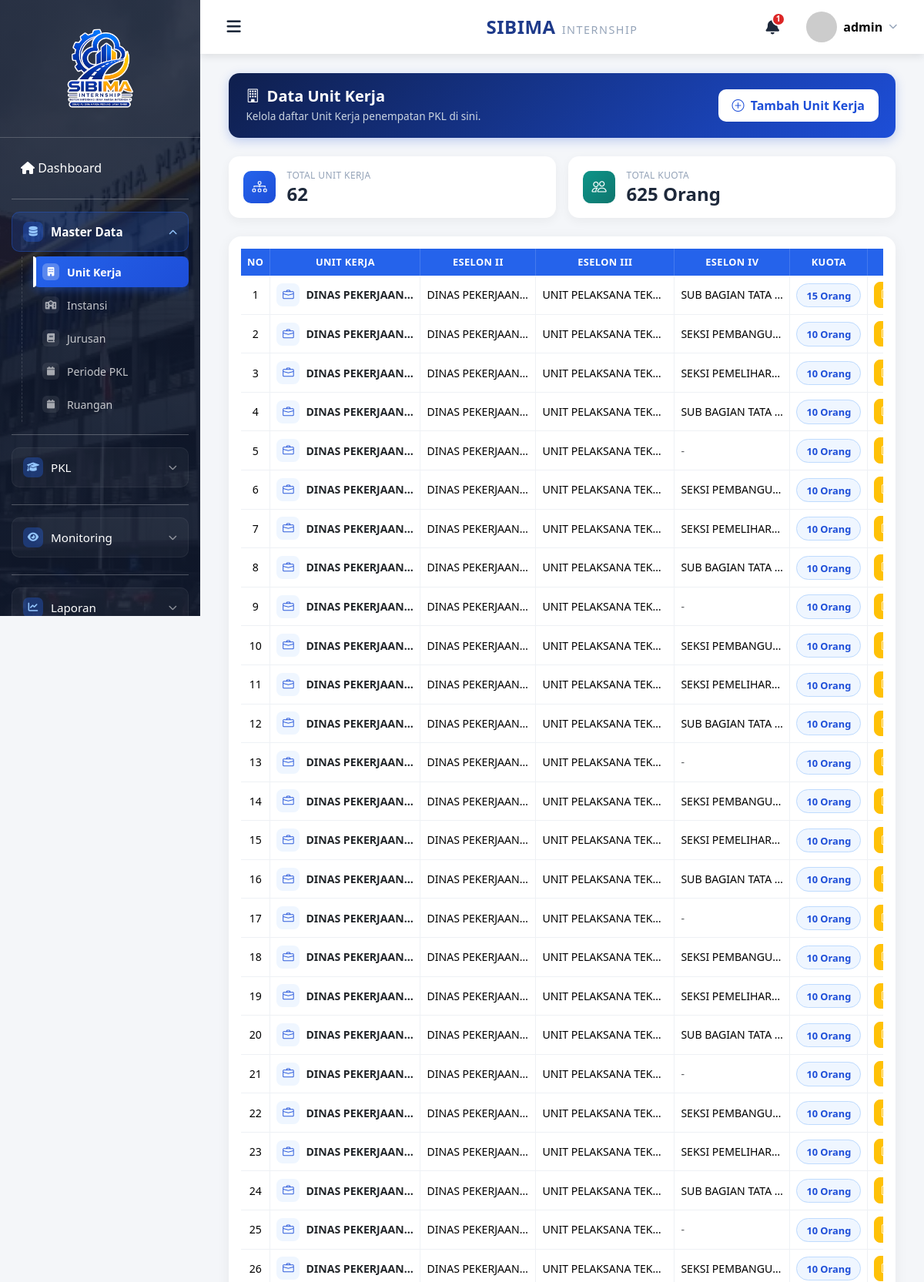
/admin/unit_kerja/index.php (signed in, upper part), run on the app's committed database.
### tables this page shows
CREATE TABLE `unit_kerja` (
  `id` int(11) NOT NULL,
  `unit_kerja` varchar(255) NOT NULL,
  `unit_kerja_es_ii` varchar(255) DEFAULT NULL,
  `unit_kerja_es_iii` varchar(255) DEFAULT NULL,
  `unit_kerja_es_iv` varchar(255) DEFAULT NULL,
  `kuota` int(11) NOT NULL DEFAULT 0
);

### admin/unit_kerja/index.php (the view, shortened to what this page needs)
<?php
    include "../../config/config.php";
    function iconUnitKerja($nama)
    {
    $nama = strtolower($nama);
    if (str_contains($nama, 'sekretar')) {
        return 'bi-folder2-open';
    }
    return 'bi-briefcase';
    }
    $data = mysqli_query($conn, "
SELECT *
FROM unit_kerja
ORDER BY id DESC
");
    $stat = mysqli_fetch_assoc(mysqli_query($conn, "
    SELECT COUNT(*) AS total_unitkerja, SUM(kuota) AS total_kuota
    FROM unit_kerja
"));
    $totalUnitKerja = $stat['total_unitkerja'] ?? 0;
    $totalKuota     = $stat['total_kuota'] ?? 0;
    include "../../include/header.php";
    include "../../include/navbar.php";
    include "../../include/sidebar.php";
?>
<div class="container-fluid">
    <div class="page-header-bar">
        <div>
            <h3><i class="bi bi-building me-2"></i>Data Unit Kerja</h3>
            <p>Kelola daftar Unit Kerja penempatan PKL di sini.</p>
        </div>
        <a href="tambah.php" class="btn btn-tambah">
            <i class="bi bi-plus-circle me-1"></i> Tambah Unit Kerja
        </a>
    </div>
    <div class="stat-row">
        <div class="stat-card">
            <div class="stat-icon blue"><i class="bi bi-diagram-3"></i></div>
            <div>
                <small>Total Unit Kerja</small>
                <h4><?php echo $totalUnitKerja; ?></h4>
            </div>
        </div>
        <div class="stat-card">
            <div class="stat-icon teal"><i class="bi bi-people"></i></div>
            <div>
                <small>Total Kuota</small>
                <h4><?php echo $totalKuota; ?> Orang</h4>
            </div>
        </div>
    </div>
    <div class="card card-table">
        <div class="card-body">
            <div class="table-responsive">
                <table id="tabelUnitKerja" class="table table-hover datatable">
                    <thead>
                        <tr>
                            <th width="5%">No</th>
                            <th width="23%">Unit Kerja</th>
                            <th class="text-left-col" width="18%">Eselon II</th>
                            <th class="text-left-col" width="22%">Eselon III</th>
                            <th class="text-left-col" width="18%">Eselon IV</th>
                            <th style="width: 8%; text-align: center;">Kuota</th>
                            <th width="6%">Aksi</th>
                        </tr>
                    </thead>
                    <tbody>
                        <?php
                            $no = 1;
                            if (mysqli_num_rows($data) > 0) {
                                while ($row = mysqli_fetch_assoc($data)) {
                                    $iconClass = iconUnitKerja($row['unit_kerja']);
                                ?>
                        <tr>
                            <td><?php echo $no++; ?></td>
                            <td style="max-width: 200px;">
                                <a href="detail_penempatan.php?id=<?php echo $row['id']; ?>"
                                    class="text-decoration-none d-flex align-items-center justify-content-center" title="<?php echo htmlspecialchars($row['unit_kerja']); ?>">
                                    <span class="unit-icon"><i class="bi <?php echo $iconClass; ?>"></i></span>
                                    <span class="fw-bold text-dark text-truncate text-start" style="max-width: 140px;"><?php echo htmlspecialchars($row['unit_kerja']); ?></span>
                                </a>
                            </td>
                            <td class="text-left-col text-truncate" style="max-width: 150px;" title="<?php echo htmlspecialchars($row['unit_kerja_es_ii'] ?? ''); ?>">
                                <?php echo ! empty($row['unit_kerja_es_ii']) ? htmlspecialchars($row['unit_kerja_es_ii']) : '<span class="text-muted">-</span>'; ?>
                            </td>
                            <td class="text-left-col text-truncate" style="max-width: 180px;" title="<?php echo htmlspecialchars($row['unit_kerja_es_iii'] ?? ''); ?>">
                                <?php echo ! empty($row['unit_kerja_es_iii']) ? htmlspecialchars($row['unit_kerja_es_iii']) : '<span class="text-muted">-</span>'; ?>
                            </td>
                            <td class="text-left-col text-truncate" style="max-width: 150px;" title="<?php echo htmlspecialchars($row['unit_kerja_es_iv'] ?? ''); ?>">
                                <?php echo ! empty($row['unit_kerja_es_iv']) ? htmlspecialchars($row['unit_kerja_es_iv']) : '<span class="text-muted">-</span>'; ?>
                            </td>
                            <td><span class="badge-kuota"><?php echo $row['kuota']; ?> Orang</span></td>
                            <td>
                                <div class="action-group">
                                    <a href="edit.php?id=<?php echo $row['id']; ?>"
                                        class="btn btn-warning btn-sm text-white" title="Edit">
                                        <i class="bi bi-pencil-square"></i>
                                    </a>
                                </div>
                            </td>
                        </tr>
                        <?php
                            }
                            }
                        ?>
                    </tbody>
                </table>
            </div>
        </div>
    </div>
</div>
<?php
    include "../../include/footer.php";
?>

### assets/css/style.css (style rules this page uses)
* { margin:0; padding:0; box-sizing:border-box; }
body { background:#f4f6f9; font-family:'Segoe UI',sans-serif; }
a { text-decoration:none; }
.card { border:none; border-radius:15px; box-shadow:0 5px 15px rgba(0,0,0,.08); }

### admin/unit_kerja/index.php (style rules this page uses)
.page-header-bar { display: flex; justify-content: space-between; align-items: center; margin-bottom: 1.5rem; background: linear-gradient(135deg, #0f1f4d, #1d4ed8); border-radius: 14px; padding: 1.1rem 1.4rem; box-shadow: 0 4px 14px rgba(29, 78, 216, 0.25); }
.page-header-bar h3 { font-weight: 700; color: #fff; margin: 0; font-size: 1.25rem; display: flex; align-items: center; }
.page-header-bar h3 i { font-size: 1.1rem; margin-right: 0.6rem !important; }
.page-header-bar p { color: #cbd5e1; font-size: 0.85rem; margin: 0.25rem 0 0; }
.page-header-bar .btn-tambah { background: #fff; color: #1d4ed8; box-shadow: none; }
.btn-tambah { border-radius: 10px; font-weight: 600; padding: 0.55rem 1.1rem; background: linear-gradient(135deg, #2563eb, #1d4ed8); border: none; box-shadow: 0 4px 10px rgba(37, 99, 235, 0.3); color: #fff; }
.stat-row { display: grid; grid-template-columns: repeat(2, 1fr); gap: 1rem; margin-bottom: 1.5rem; }
.stat-card { background: #fff; border-radius: 14px; padding: 1rem 1.2rem; display: flex; align-items: center; gap: 0.9rem; box-shadow: 0 4px 14px rgba(0, 0, 0, 0.05); }
.stat-icon { width: 42px; height: 42px; border-radius: 10px; display: flex; align-items: center; justify-content: center; font-size: 1.2rem; color: #fff; flex-shrink: 0; }
.stat-icon.blue { background: linear-gradient(135deg, #2563eb, #1d4ed8); }
.stat-icon.teal { background: linear-gradient(135deg, #0d9488, #0f766e); }
.stat-card small { display: block; color: #94a3b8; font-size: 0.75rem; text-transform: uppercase; letter-spacing: 0.4px; }
.stat-card h4 { margin: 0.1rem 0 0; font-weight: 700; color: #1e293b; }
.card-table { border: none; border-radius: 16px; box-shadow: 0 4px 18px rgba(0, 0, 0, 0.06); }
table.datatable { border-collapse: separate !important; border-spacing: 0; width: 100% !important; }
table.datatable thead th { background: #2563eb; color: #fff; border: none !important; font-size: 0.8rem; text-transform: uppercase; letter-spacing: 0.4px; white-space: nowrap; text-align: center; border-right: 1px solid rgba(255, 255, 255, 0.15) !important; }
table.datatable thead th:last-child { border-right: none !important; }
table.datatable tbody td { vertical-align: middle; font-size: 0.88rem; border-color: #eef1f5 !important; text-align: center; border-right: 1px solid #eef1f5; }
table.datatable tbody td:last-child { border-right: none; }
.badge-kuota { background: #eff6ff; color: #1d4ed8; border: 1px solid #bfdbfe; padding: 0.35rem 0.75rem; border-radius: 20px; font-weight: 600; font-size: 0.8rem; white-space: nowrap; }
table.datatable tbody td.text-left-col { text-align: left !important; }
.unit-icon { width: 30px; height: 30px; border-radius: 8px; background: #eff6ff; color: #1d4ed8; display: inline-flex; align-items: center; justify-content: center; margin-right: 0.5rem; font-size: 0.9rem; flex-shrink: 0; }
.action-group { display: flex; align-items: center; justify-content: center; gap: 0.4rem; }
.action-group .btn { border-radius: 8px; font-size: 0.85rem; padding: 0.35rem 0.5rem; }

### data on the page
unit_kerja: unit_kerja "DINAS PEKERJAAN…", unit_kerja_es_ii "DINAS PEKERJAAN…", unit_kerja_es_iii "UNIT PELAKSANA TEK…", unit_kerja_es_iv "SUB BAGIAN TATA…", kuota "15"
unit_kerja: unit_kerja "DINAS PEKERJAAN…", unit_kerja_es_ii "DINAS PEKERJAAN…", unit_kerja_es_iii "UNIT PELAKSANA TEK…", unit_kerja_es_iv "SEKSI PEMBANGU…", kuota "10"
unit_kerja: unit_kerja "DINAS PEKERJAAN…", unit_kerja_es_ii "DINAS PEKERJAAN…", unit_kerja_es_iii "UNIT PELAKSANA TEK…", unit_kerja_es_iv "SEKSI PEMELIHAR…", kuota "10"
unit_kerja: unit_kerja "DINAS PEKERJAAN…", unit_kerja_es_ii "DINAS PEKERJAAN…", unit_kerja_es_iii "UNIT PELAKSANA TEK…", unit_kerja_es_iv "SUB BAGIAN TATA…", kuota "10"
unit_kerja: unit_kerja "DINAS PEKERJAAN…", unit_kerja_es_ii "DINAS PEKERJAAN…", unit_kerja_es_iii "UNIT PELAKSANA TEK…", kuota "10"
unit_kerja: unit_kerja "DINAS PEKERJAAN…", unit_kerja_es_ii "DINAS PEKERJAAN…", unit_kerja_es_iii "UNIT PELAKSANA TEK…", unit_kerja_es_iv "SEKSI PEMBANGU…", kuota "10"
unit_kerja: unit_kerja "DINAS PEKERJAAN…", unit_kerja_es_ii "DINAS PEKERJAAN…", unit_kerja_es_iii "UNIT PELAKSANA TEK…", unit_kerja_es_iv "SEKSI PEMELIHAR…", kuota "10"
unit_kerja: unit_kerja "DINAS PEKERJAAN…", unit_kerja_es_ii "DINAS PEKERJAAN…", unit_kerja_es_iii "UNIT PELAKSANA TEK…", unit_kerja_es_iv "SUB BAGIAN TATA…", kuota "10"
unit_kerja: unit_kerja "DINAS PEKERJAAN…", unit_kerja_es_ii "DINAS PEKERJAAN…", unit_kerja_es_iii "UNIT PELAKSANA TEK…", kuota "10"
unit_kerja: unit_kerja "DINAS PEKERJAAN…", unit_kerja_es_ii "DINAS PEKERJAAN…", unit_kerja_es_iii "UNIT PELAKSANA TEK…", unit_kerja_es_iv "SEKSI PEMBANGU…", kuota "10"
unit_kerja: unit_kerja "DINAS PEKERJAAN…", unit_kerja_es_ii "DINAS PEKERJAAN…", unit_kerja_es_iii "UNIT PELAKSANA TEK…", unit_kerja_es_iv "SEKSI PEMELIHAR…", kuota "10"
unit_kerja: unit_kerja "DINAS PEKERJAAN…", unit_kerja_es_ii "DINAS PEKERJAAN…", unit_kerja_es_iii "UNIT PELAKSANA TEK…", unit_kerja_es_iv "SUB BAGIAN TATA…", kuota "10"
unit_kerja: unit_kerja "DINAS PEKERJAAN…", unit_kerja_es_ii "DINAS PEKERJAAN…", unit_kerja_es_iii "UNIT PELAKSANA TEK…", kuota "10"
unit_kerja: unit_kerja "DINAS PEKERJAAN…", unit_kerja_es_ii "DINAS PEKERJAAN…", unit_kerja_es_iii "UNIT PELAKSANA TEK…", unit_kerja_es_iv "SEKSI PEMBANGU…", kuota "10"
unit_kerja: unit_kerja "DINAS PEKERJAAN…", unit_kerja_es_ii "DINAS PEKERJAAN…", unit_kerja_es_iii "UNIT PELAKSANA TEK…", unit_kerja_es_iv "SEKSI PEMELIHAR…", kuota "10"
unit_kerja: unit_kerja "DINAS PEKERJAAN…", unit_kerja_es_ii "DINAS PEKERJAAN…", unit_kerja_es_iii "UNIT PELAKSANA TEK…", unit_kerja_es_iv "SUB BAGIAN TATA…", kuota "10"
unit_kerja: unit_kerja "DINAS PEKERJAAN…", unit_kerja_es_ii "DINAS PEKERJAAN…", unit_kerja_es_iii "UNIT PELAKSANA TEK…", kuota "10"
unit_kerja: unit_kerja "DINAS PEKERJAAN…", unit_kerja_es_ii "DINAS PEKERJAAN…", unit_kerja_es_iii "UNIT PELAKSANA TEK…", unit_kerja_es_iv "SEKSI PEMBANGU…", kuota "10"
unit_kerja: unit_kerja "DINAS PEKERJAAN…", unit_kerja_es_ii "DINAS PEKERJAAN…", unit_kerja_es_iii "UNIT PELAKSANA TEK…", unit_kerja_es_iv "SEKSI PEMELIHAR…", kuota "10"
unit_kerja: unit_kerja "DINAS PEKERJAAN…", unit_kerja_es_ii "DINAS PEKERJAAN…", unit_kerja_es_iii "UNIT PELAKSANA TEK…", unit_kerja_es_iv "SUB BAGIAN TATA…", kuota "10"
unit_kerja: unit_kerja "DINAS PEKERJAAN…", unit_kerja_es_ii "DINAS PEKERJAAN…", unit_kerja_es_iii "UNIT PELAKSANA TEK…", kuota "10"
unit_kerja: unit_kerja "DINAS PEKERJAAN…", unit_kerja_es_ii "DINAS PEKERJAAN…", unit_kerja_es_iii "UNIT PELAKSANA TEK…", unit_kerja_es_iv "SEKSI PEMBANGU…", kuota "10"
unit_kerja: unit_kerja "DINAS PEKERJAAN…", unit_kerja_es_ii "DINAS PEKERJAAN…", unit_kerja_es_iii "UNIT PELAKSANA TEK…", unit_kerja_es_iv "SEKSI PEMELIHAR…", kuota "10"
unit_kerja: unit_kerja "DINAS PEKERJAAN…", unit_kerja_es_ii "DINAS PEKERJAAN…", unit_kerja_es_iii "UNIT PELAKSANA TEK…", unit_kerja_es_iv "SUB BAGIAN TATA…", kuota "10"
unit_kerja: unit_kerja "DINAS PEKERJAAN…", unit_kerja_es_ii "DINAS PEKERJAAN…", unit_kerja_es_iii "UNIT PELAKSANA TEK…", kuota "10"
unit_kerja: unit_kerja "DINAS PEKERJAAN…", unit_kerja_es_ii "DINAS PEKERJAAN…", unit_kerja_es_iii "UNIT PELAKSANA TEK…", unit_kerja_es_iv "SEKSI PEMBANGU…", kuota "10"

### other printed values
$totalNotifikasi "1"
$_SESSION['nama'] "admin"
$totalUnitKerja "62"
$totalKuota "625"
